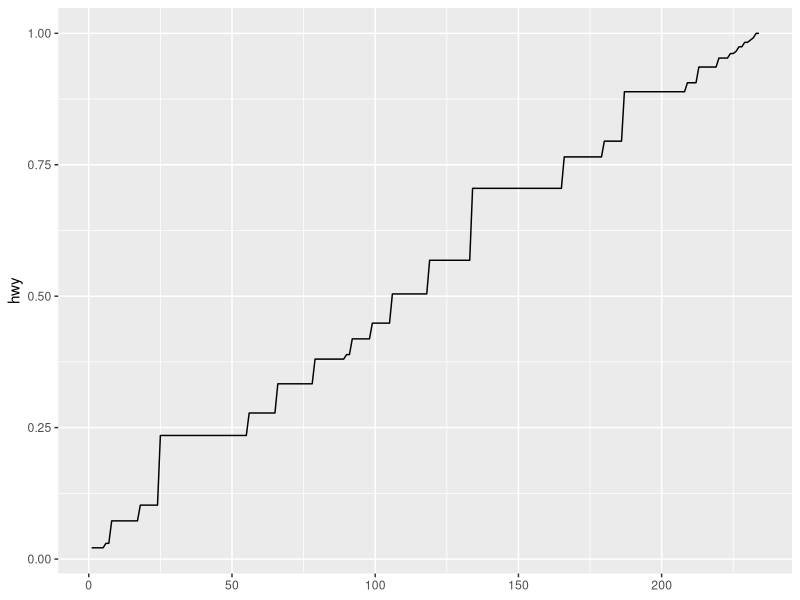
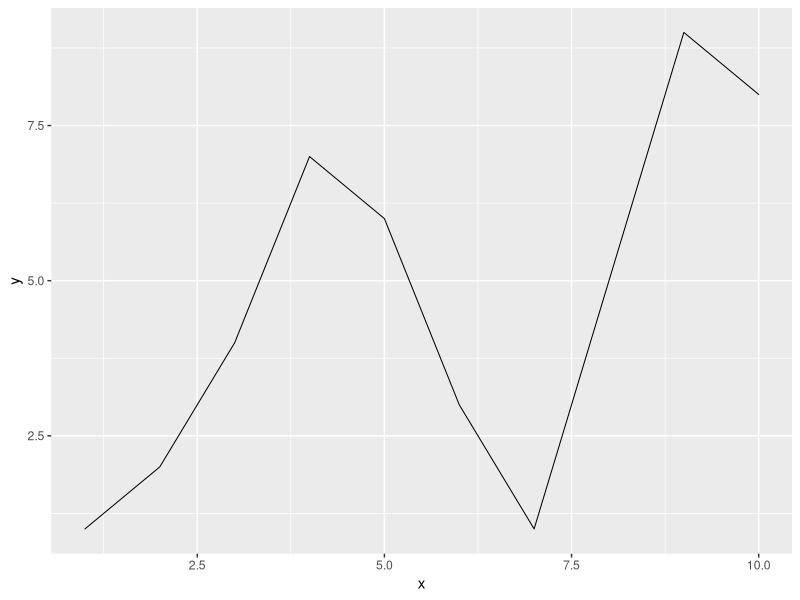
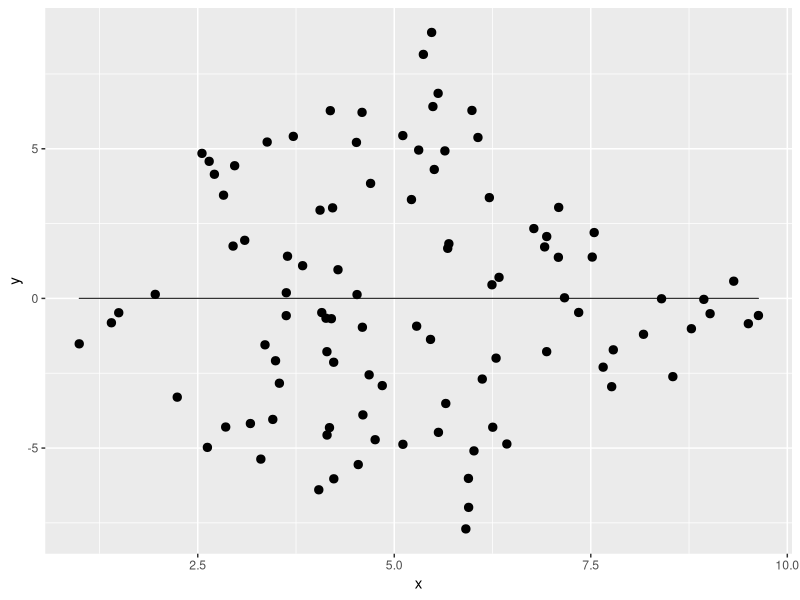
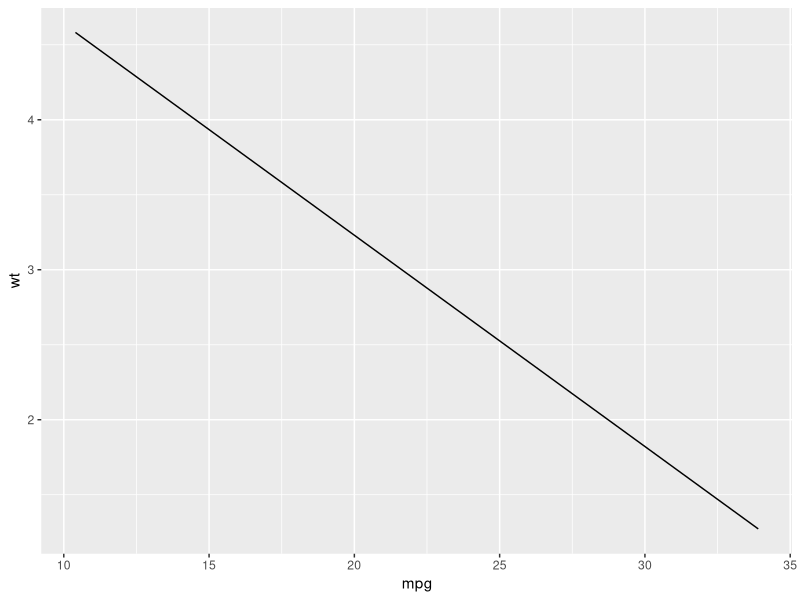

Reproduce these figures in R, in order.
## ---- chunk 1
library(ggplot2)
library(grid)
## ---- chunk 2
G <- ggproto("G", # the name of the ggproto object
             NULL, # the inheritance type, typically `Stat` or `Geom`
             z = 1,
             double_z = function(self) {
               self$z <- self$z * 2
             }
    )

G$z
G$double_z()
G$double_z()
G$z
## ---- chunk 3
StatPercentile <- ggproto("StatPercentile", Stat,
                          
  compute_group = function(data, scales) {
    data <- data.frame(y = data$y)
    new_data <- data.frame(y = apply(data, 2, function(x) ecdf(x)(sort(x))))
    new_data$x <- 1:nrow(new_data)
    new_data
  },
  
  required_aes = c("y")
  
)

stat_percentile <- function(mapping = NULL, data = NULL, geom = "line",
                       position = "identity", na.rm = FALSE, show.legend = NA, 
                       inherit.aes = TRUE) {
  layer(
    stat = StatPercentile, data = data, mapping = mapping, geom = geom, 
    position = position, show.legend = show.legend, inherit.aes = inherit.aes,
    params = list(na.rm = na.rm)
  )
}

ggplot(mpg, aes(y = hwy)) +
  stat_percentile()
## ---- chunk 4
GeomSimpleLine <- ggproto("GeomSimpleLine", Geom,
  required_aes = c("x", "y"),
  default_aes = aes(shape = 19, colour = "black"),
  draw_key = draw_key_path,

  draw_panel = function(data, panel_params, coord) {
    coords <- coord$transform(data, panel_params)
    grid::linesGrob(
      x = unit(coords$x, "npc"), 
      y = unit(coords$y, "npc"),
      gp = grid::gpar(col = coords$colour)
    )
  }
)

geom_simple_line <- function(mapping = NULL, data = NULL, stat = "identity",
                              position = "identity", na.rm = FALSE, show.legend = NA, 
                              inherit.aes = TRUE, ...) {
  layer(
    geom = GeomSimpleLine, mapping = mapping,  data = data, stat = stat, 
    position = position, show.legend = show.legend, inherit.aes = inherit.aes,
    params = list(na.rm = na.rm, ...)
  )
}

data <- data.frame(x = 1:10,
                   y = c(1,2,4,7,6,3,1,5,9,8)
)

ggplot(data, aes(x, y)) + 
  geom_simple_line()
## ---- chunk 5
StatDifference <- ggproto("StatDifference", Stat,
  compute_group = function(data, scales) {
    method1 <- (data$x + data$y)/2
    method2 <- data$x - data$y
    new_data <- data.frame(x = method1,
                           y = method2)
    new_data
  },
  
  required_aes = c("x", "y")
)
## ---- chunk 6
GeomSimpleDifference <- ggproto("GeomSimpleDifference", Geom,
  required_aes = c("x", "y"),
  default_aes = aes(shape = 20, color = "black"),
  draw_key = draw_key_point,
  
  draw_panel = function(data, panel_params, coord) {
    coords <- coord$transform(data, panel_params)
    gList(grid::pointsGrob(
      coords$x, coords$y,
      pch = coords$shape,
      gp = grid::gpar(col = coords$colour)
    ),
    grid::linesGrob(
      coords$x, mean(coords$y),
      gp = grid::gpar(col = coords$colour)
    ))
  }
  
)

geom_simple_diff <- function(mapping = NULL, data = NULL, stat = "difference",
                              position = "identity", na.rm = FALSE, show.legend = NA, 
                              inherit.aes = TRUE, ...) {
  layer(
    geom = GeomSimpleDifference, mapping = mapping,  data = data, stat = stat, 
    position = position, show.legend = show.legend, inherit.aes = inherit.aes,
    params = list(na.rm = na.rm, ...)
  )
}
## ---- chunk 7
set.seed(1)
data <- data.frame(x = runif(100, 0, 10),
                   y = runif(100, 0, 10))


ggplot(data, aes(x, y)) +
  geom_simple_diff()
## ---- chunk 8
geom_density

StatDensity
## ---- chunk 9
# this is very similar to what was provided in the vignette
GeomSimpleLine <- ggproto("GeomSimpleLine", Stat, 
                          required_aes = c("x", "y"),
  compute_group = function(data, scales, params, n = 100, formula = y ~ x) {
    rng <- range(data$x, na.rm = TRUE)
    grid <- data.frame(x = seq(rng[1], rng[2], length = n))
    
    mod <- lm(formula, data = data)
    grid$y <- predict(mod, newdata = grid)
    
    grid
  }
)

geom_simple_line <- function(mapping = NULL, data = NULL, geom = "line", 
                              position = "identity", na.rm = FALSE, show.legend = NA, 
                              inherit.aes = TRUE, n = 100, formula = y ~ x, ...) {
  
    layer(
    stat = GeomSimpleLine, data = data, mapping = mapping, geom = geom, 
    position = position, show.legend = show.legend, inherit.aes = inherit.aes,
    params = list(n = n, formula = formula, na.rm = na.rm, ...)

  )
}

ggplot(mtcars, aes(mpg, wt)) + 
  geom_simple_line()
  
